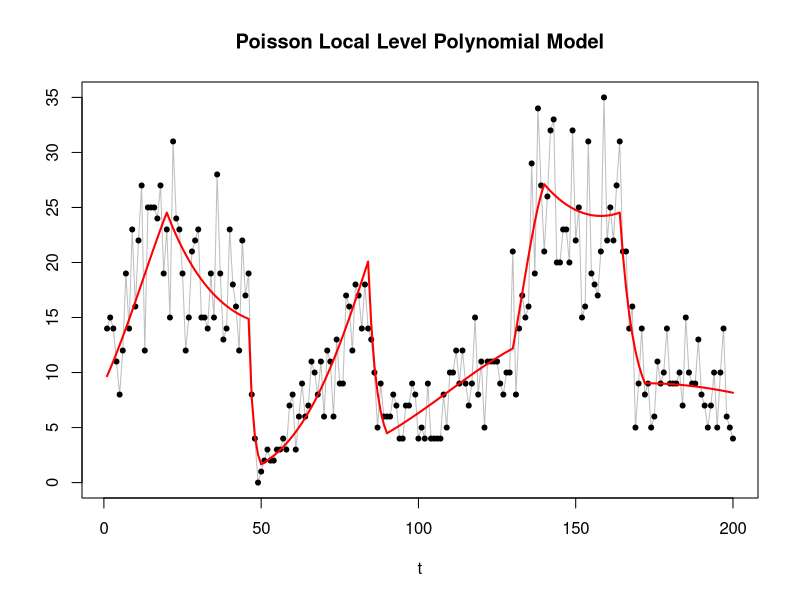
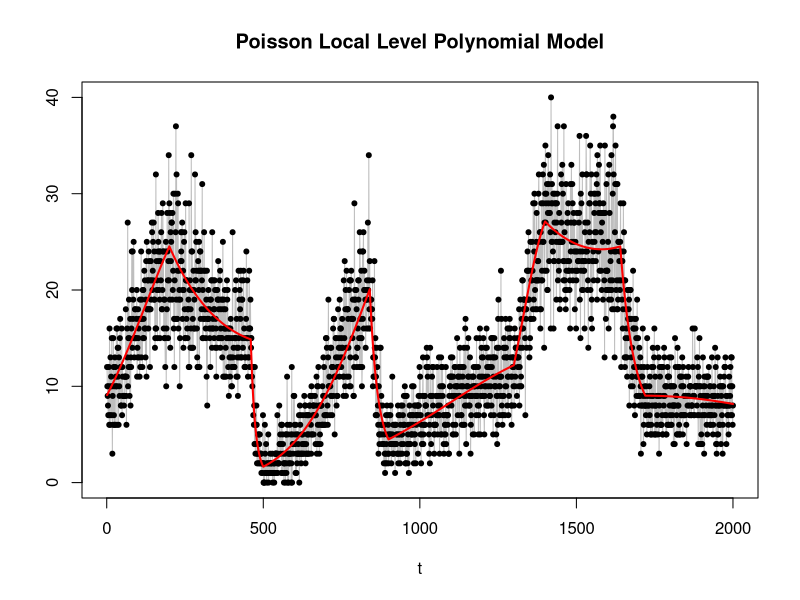

The R source for these figures, in order: (Note: this script raises an error after producing the figures.)
graphics.off()      # close the plots
rm(list = ls())     # clear the environment
cat("\014")         # clear the console
set.seed(42)

filename1 <- "poisson_pol2_200"
filename2 <- "poisson_pol2_2000"

gera_theta <- function(T) {

	# Breakpoints e valores definidos na escala [0, 1] (proporções)
	props  <- c(0, 0.10, 0.23, 0.25, 0.42, 0.45, 0.65, 0.70, 0.82, 0.86, 1.00)
	values <- c(2.2, 3.2, 2.7, 0.5, 3.0, 1.5, 2.5, 3.3, 3.2, 2.2, 2.1)
	bulges <- c(0.4, -0.3, -0.6, 1.0, -0.6, 0.5, 0.5, -0.2, -0.4, 0.1)

	breakpoints <- round(props * T)

	theta_true <- numeric(T)
	theta_true[1] <- values[1]

	for (i in seq_along(bulges)) {
		t0 <- breakpoints[i]
		t1 <- breakpoints[i + 1]
		v0 <- values[i]
		v1 <- values[i + 1]
		b  <- bulges[i]

		tt <- (t0 + 1):t1
		s  <- (tt - t0) / (t1 - t0)

		theta_true[tt] <- v0 + (v1 - v0) * s + b * s * (1 - s)
	}

	return(theta_true)
}


theta200 <- gera_theta(200)
theta2000 <- gera_theta(2000)


y200 <- rpois(200, exp(theta200))
y2000 <- rpois(2000, exp(theta2000))
x200 <- 1:200
x2000 <- 1:2000

# Plot ####
plot(x200, y200, type="l", xlab="t", ylab="", col="gray",
	 main="Poisson Local Level Polynomial Model")
points(x200, y200, pch = 20)
lines(x200, exp(theta200), col="red", lwd=2)

plot(x2000, y2000, type="l", xlab="t", ylab="", col="gray",
	 main="Poisson Local Level Polynomial Model")
points(x2000, y2000, pch = 20)
lines(x2000, exp(theta2000), col="red", lwd=2)

# Save the data ####
setwd(dirname(normalizePath(sys.frames()[[1]]$ofile)))
saveRDS(list(y = y200, theta=theta200),
		paste("../data/", filename1, ".rds", sep=""))

saveRDS(list(y = y2000, theta=theta2000),
		paste("../data/", filename2, ".rds", sep=""))
